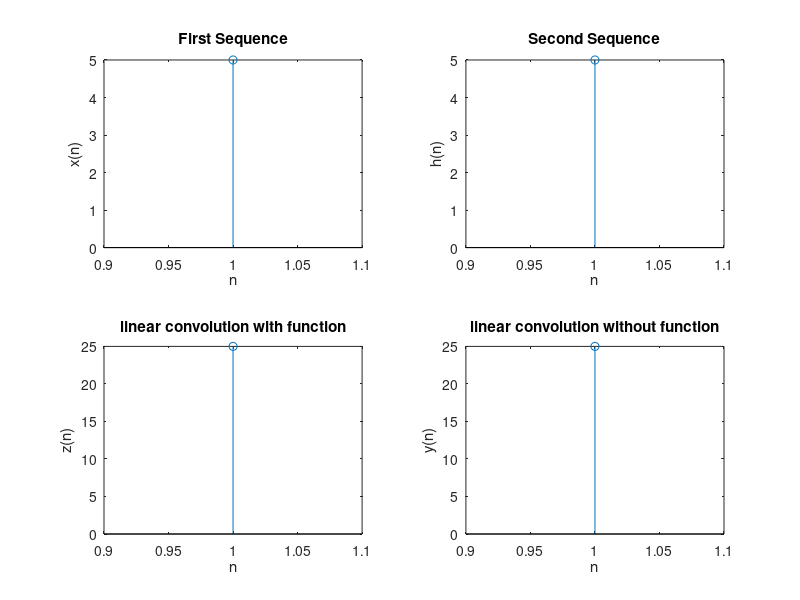

Recreate this plot in MATLAB.
close();
clear();
x=input('enter the first sequence');
h=input('enter the second sequence');
z=conv(x,h);
disp(z);
subplot(2,2,1);
stem(x);
xlabel('n');
ylabel('x(n)');
title('First Sequence');
subplot(2,2,2);
stem(h);
xlabel('n');
ylabel('h(n)');
title('Second Sequence');
subplot(2,2,3);
stem(z);
xlabel('n');
ylabel('z(n)');
title('linear convolution with function');
a=length(x);
b=length(h);
N=a+b-1;
x=[x,zeros(1,(N-a))];
h=[h,zeros(1,(N-b))];
for n=1:N
    y(n)=0;
    for m=1:N
        q=n+1-m;
        if(q<=0)
            q=q+N;
        end
    y(n)=y(n)+x(m)*h(q);
    end
end
disp(y);
subplot(2,2,4);
stem(y);
xlabel('n');
ylabel('y(n)');
title('linear convolution without function');